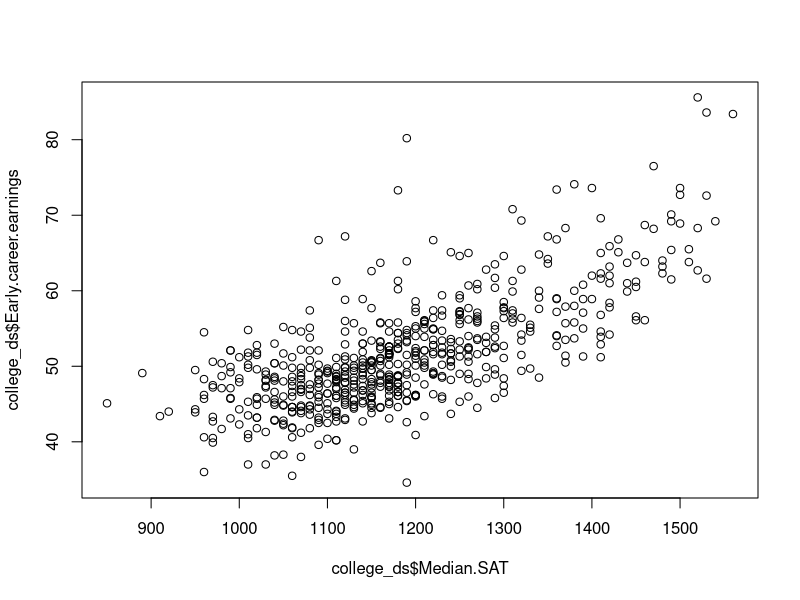
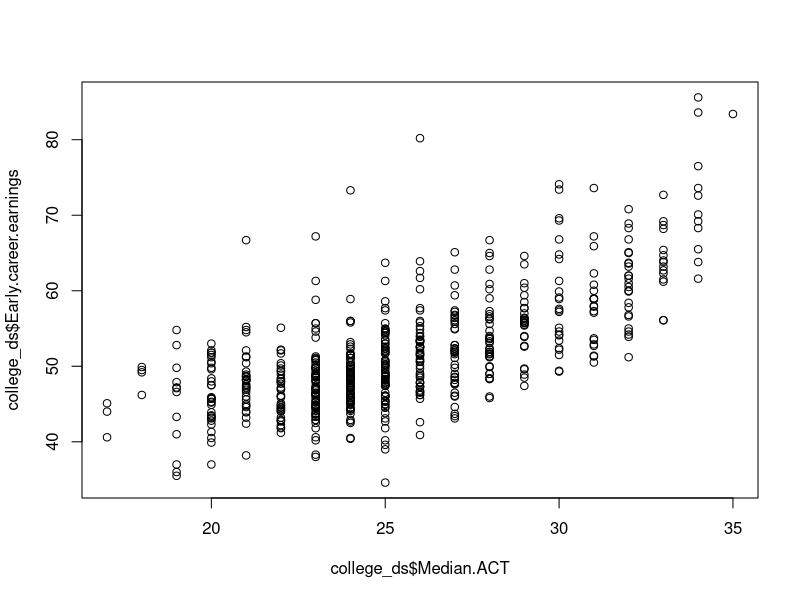
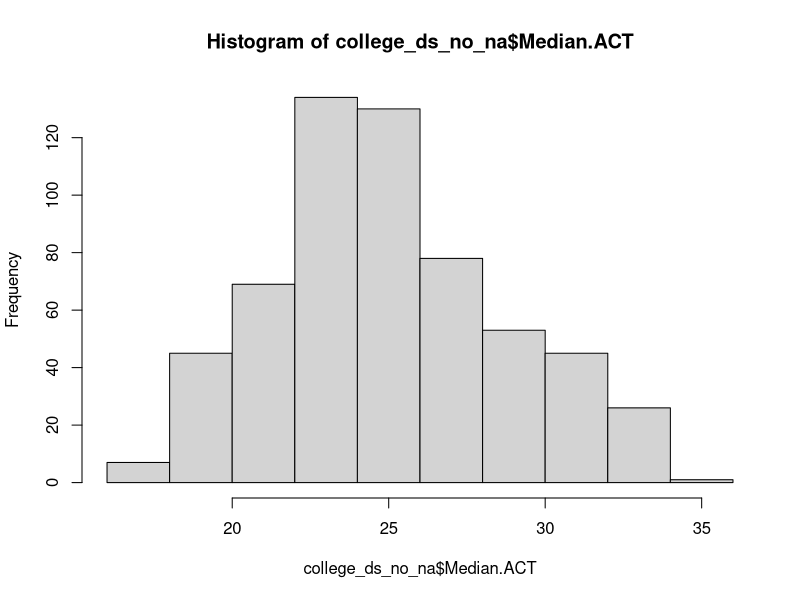
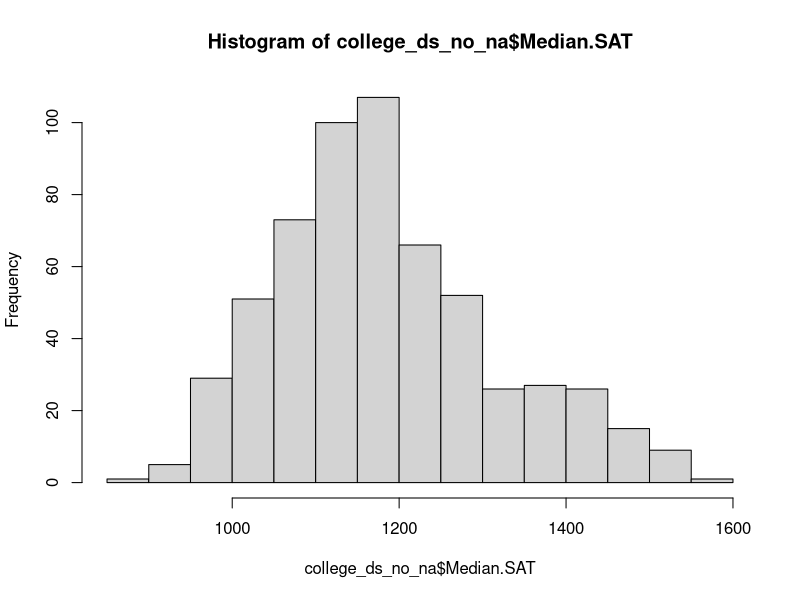
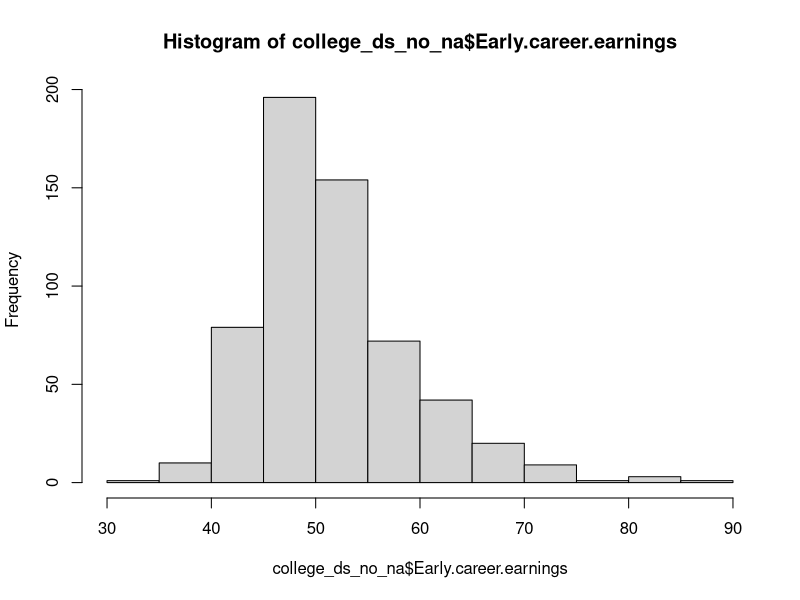

These charts were generated, in order, by the following R code:
## ---- chunk 1
knitr::opts_chunk$set(echo = TRUE)

# This file is a sandbox. It should contain explorations with the dataset, along with useful comments for each exploration.

# It is important that each sanbox section should be documented of its purpose and methods, and should not spam the whole document (use filter, head, tail, etc.).

# The dataset of info on colleges listed
(college_ds = read.csv("data/project_data.csv"))
# Contains only median scores, and early earnings
vital_college_ds = subset(college_ds, select = c(Median.SAT, Median.ACT, Early.career.earnings))

# Creating blocks with include=FALSE can make space to leave comments per section, like this one.
## ---- chunk 2
# See the dataset of the best and worst 10 rankings of colleges
head(vital_college_ds, 10)
tail(vital_college_ds, 10)

# Plot the dataset of median SAT and median ACT per college into the reported early career earnings in that college.
# SAT score has a much higher range than ACT, so the graph looks more "continuous"
plot(college_ds$Median.SAT, college_ds$Early.career.earnings)
# ACT score has less range, so the graph looks "discrete"
plot(college_ds$Median.ACT, college_ds$Early.career.earnings)
## ---- chunk 3
# Contains absolutely no NA
college_ds_no_na = subset(college_ds, !is.na(Median.SAT) & !is.na(Median.ACT))
# Contains only one column of NA per row (so that we can predict missing Median ACT)
college_ds_predict <- subset(college_ds, !is.na(Median.SAT) | !is.na(Median.ACT))
## ---- chunk 4
# summary(college_ds_no_na)
hist(college_ds_no_na$Median.ACT)
summary(college_ds_no_na$Median.ACT)
## ---- chunk 5
hist(college_ds_no_na$Median.SAT)
summary(college_ds_no_na$Median.SAT)
## ---- chunk 6
hist(college_ds_no_na$Early.career.earnings)
summary(college_ds_no_na$Early.career.earnings)
